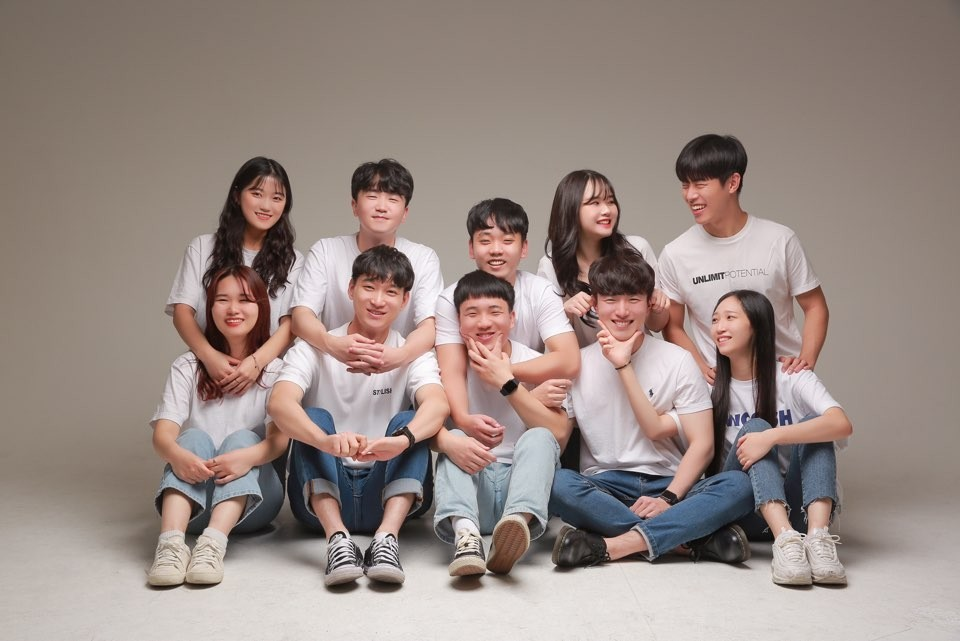
#> input picture 2022-06-28/openCV_test/two.jpg, 960 x 641 px
$ jupyter execute 'openCV(2022-06-28).ipynb'   (shell and % lines are left out)
#> lines starting #> are read from the running program, lines starting #| are printed output that depends on the picture; after the words box and inside, x2 and y2 are one past the last pixel; in counts of white or black regions, pixels touching at a corner belong together
openCV는 많은 기능을 가지고 있는 라이브러리

[cell 1]
import cv2

[cell 2]
aaa = []

# haarcascade 불러오기
face_cascade = cv2.CascadeClassifier(cv2.data.haarcascades + 'haarcascade_frontalface_default.xml')
eye_cascade = cv2.CascadeClassifier(cv2.data.haarcascades + 'haarcascade_eye.xml')

# 이미지 불러오기
img = cv2.imread('two.jpg')
#> img is the input picture: shape (641, 960, 3); mean B, G, R 132.3, 138.2, 152.9
gray = cv2.cvtColor(img, cv2.COLOR_BGR2GRAY)
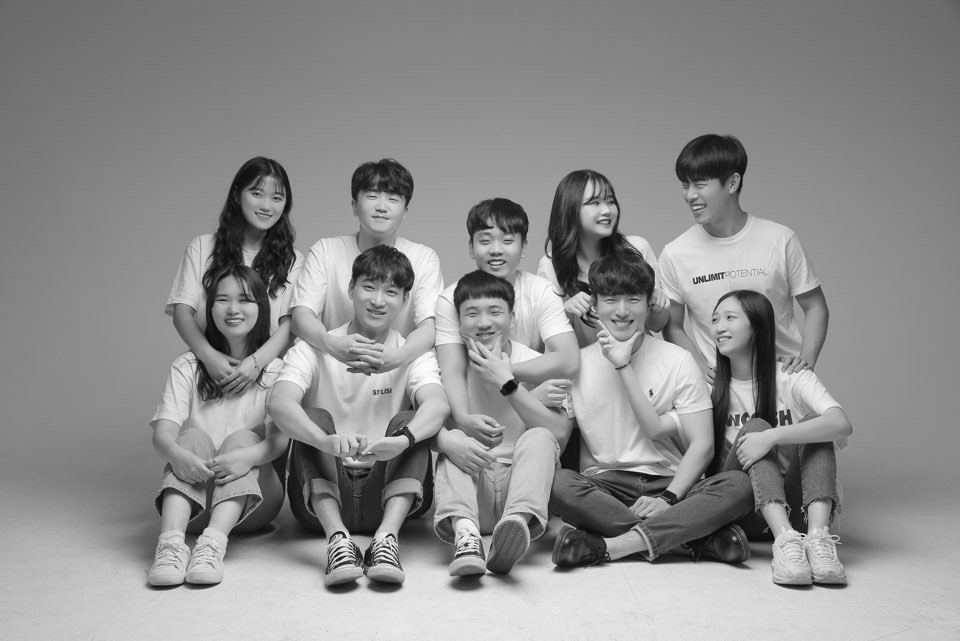
#> gray: shape (641, 960); min 3, max 255, mean 141.9

faces = face_cascade.detectMultiScale(gray, 1.3, 5)
#> faces = [[238, 174, 55, 55], [205, 277, 59, 59], [703, 298, 52, 52], [355, 177, 53, 53], [575, 181, 53, 53], [465, 216, 62, 62], [591, 275, 62, 62], [453, 288, 62, 62], [344, 261, 69, 69]]


blue = (255, 0, 0)
green= (0, 255, 0)
red= (0, 0, 255)
white= (255, 255, 255)
font = cv2.FONT_HERSHEY_PLAIN
img = cv2.putText(img, 'face_cnt : '+str(len(faces)), (10, 30), font, 2, blue, 1, cv2.LINE_AA)
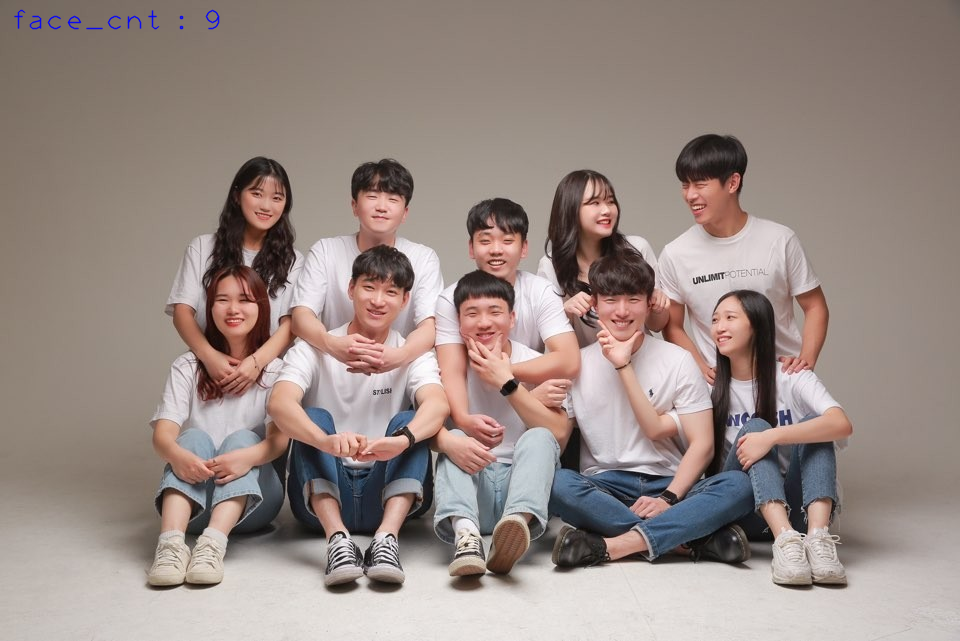
#> img: shape (641, 960, 3); 0.15% of pixels changed, all inside (x1, y1, x2, y2) = (14, 9, 220, 30)
result=0

# 얼굴 찾기
for (x, y, w, h) in faces:
    cv2.rectangle(img, (x-20, y-20), (x + w+20, y + h+20), (255, 0, 0), 2)
    result += 1
    img = cv2.putText(img, str(result), (x-20, y-30), font, 1, blue, 1, cv2.LINE_AA)


    #이만큼만 어레이로 가져가서 모델에 넣어보려고 한다.
    roi_color = img[y-20:y + h+20, x-20:x + w+20]
    cv2.imwrite(str(result)+'tmp.jpg',roi_color)
#> this loop made 9 passes
#> pass 1, `img = cv2.putText(img, str(result), (x-20, y-30), font, 1, blue, 1, cv..`:
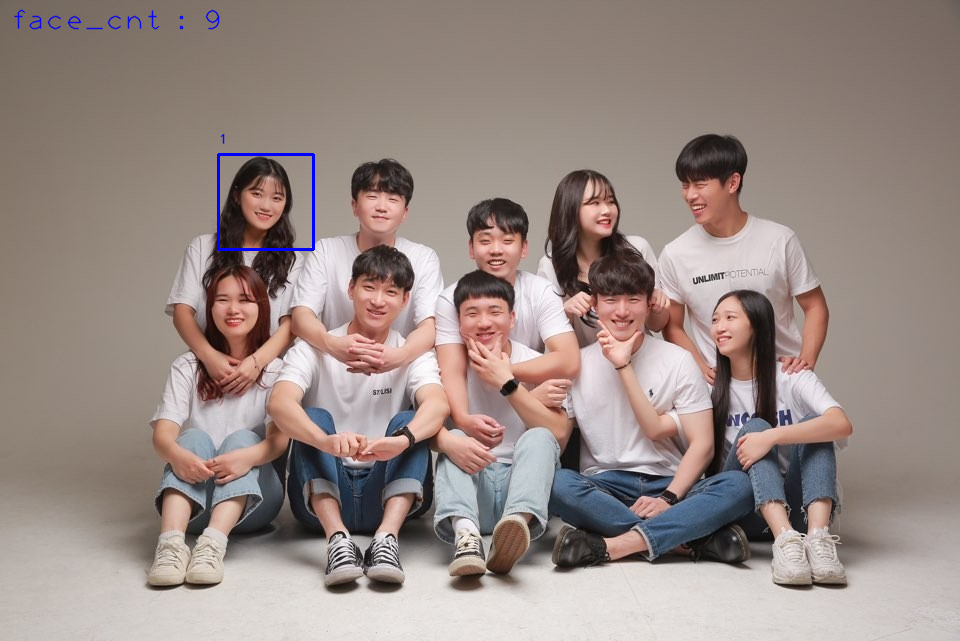
#> img: shape (641, 960, 3); 0.19% of pixels changed, all inside (x1, y1, x2, y2) = (217, 134, 315, 251)
#> pass 1, `roi_color = img[y-20:y + h+20, x-20:x + w+20]`:
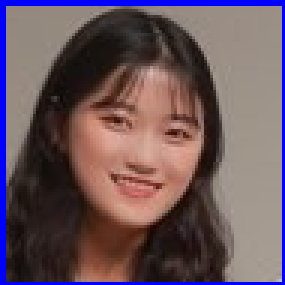
#> roi_color: shape (95, 95, 3) (shown 3 times larger); mean B, G, R 93, 85.3, 106
#> pass 2, `img = cv2.putText(img, str(result), (x-20, y-30), font, 1, blue, 1, cv..`:
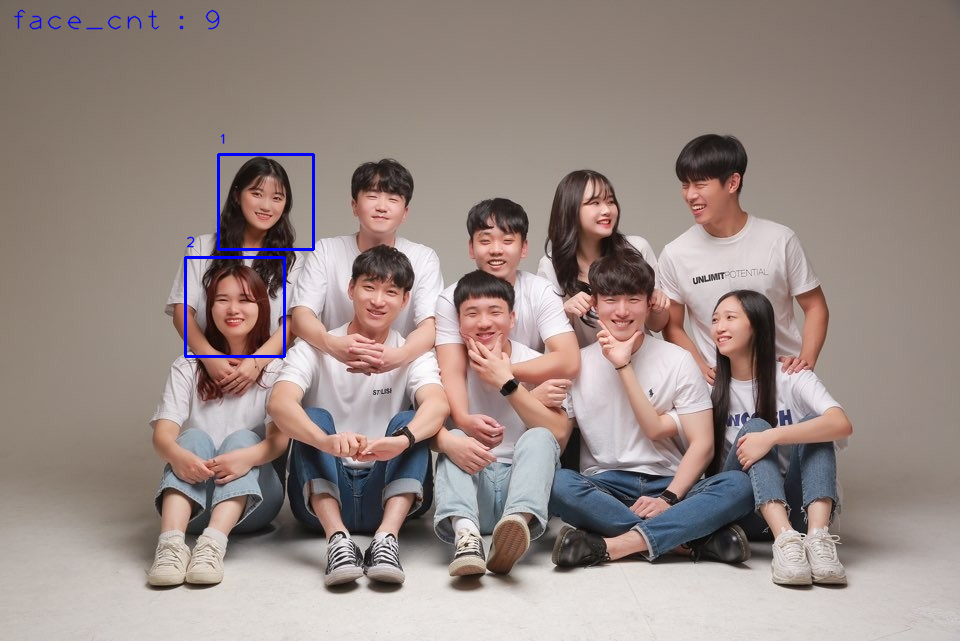
#> img: shape (641, 960, 3); 0.2% of pixels changed, all inside (x1, y1, x2, y2) = (184, 236, 286, 358)
#> pass 2, `roi_color = img[y-20:y + h+20, x-20:x + w+20]`:
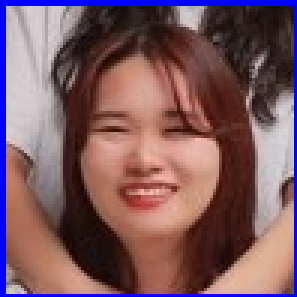
#> roi_color: shape (99, 99, 3) (shown 3 times larger); mean B, G, R 97.1, 89.7, 124
#> after the loop:
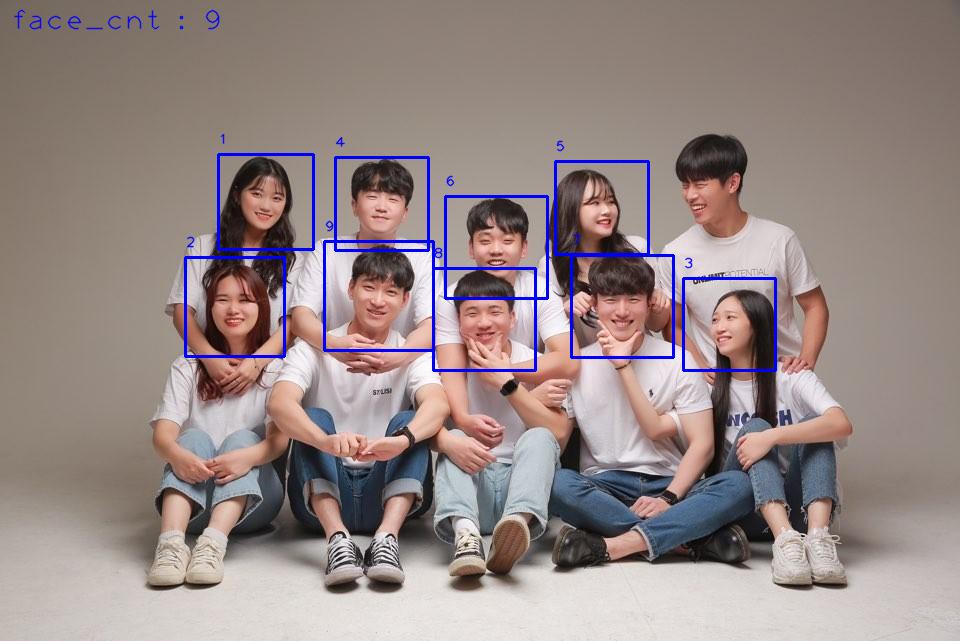
#> img: shape (641, 960, 3); 1.35% of pixels changed, all inside (x1, y1, x2, y2) = (323, 137, 777, 372)
#> after the loop, result = 9


    #한사람씩 보기/ 윈도우창 닫고 다시 하면 나온다.
#     cv2.imshow('image', img)
#     key = cv2.waitKey(0)
#     cv2.destroyAllWindows()

cv2.imshow('image', img)
key = cv2.waitKey(0)
#> (key Esc is pressed here)
cv2.destroyAllWindows()


#roi_color = img[y-20:y + h+20, x-20:x + w+20]
#cv2.imwrite('tmp.jpg',roi_color)
#opencv 는 열 높이로 높이 값으로
